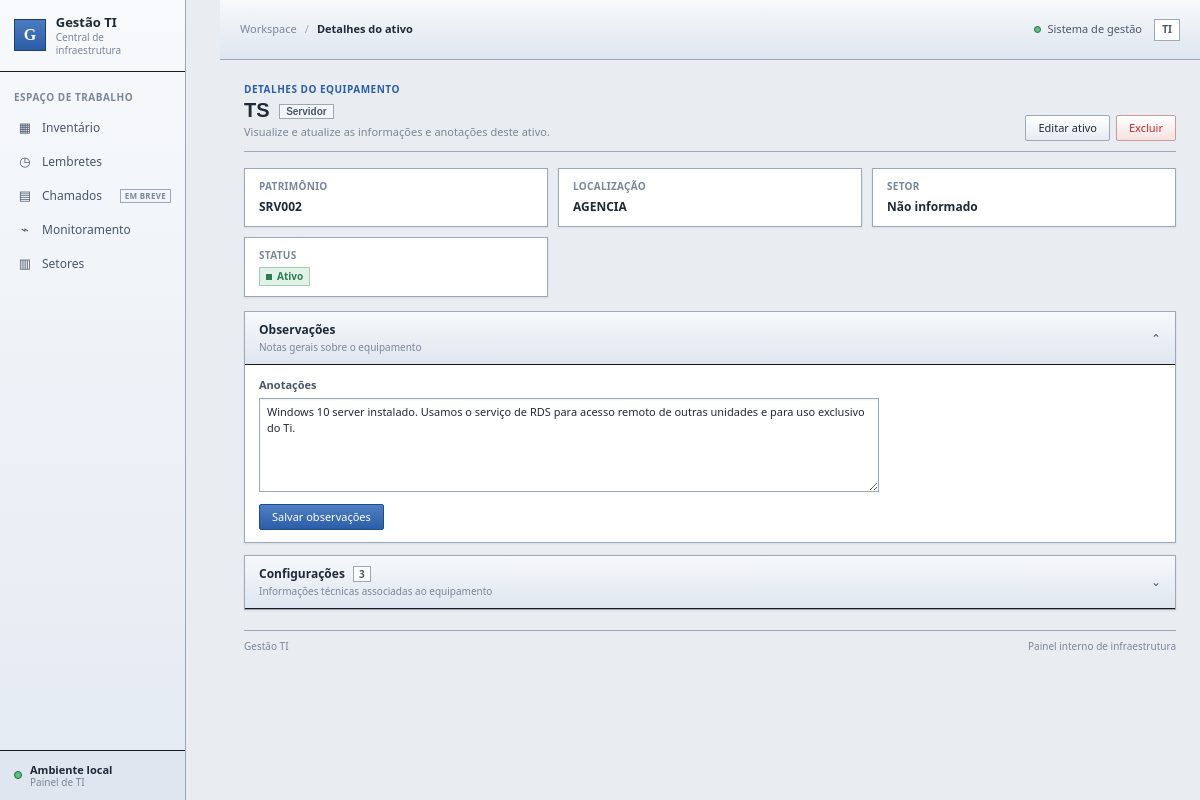
The page /ativo/1 on the database its author committed.
### database/models.py (models this page shows)
class Ativo(db.Model):
    __tablename__ = 'ativos'
    id = db.Column(db.Integer, primary_key=True)
    nome = db.Column(db.String(150), nullable=False)
    tipo = db.Column(db.String(50), nullable=False)
    patrimonio = db.Column(db.String(50))
    localizacao = db.Column(db.String(150))
    status = db.Column(db.String(30), default='Ativo')
    observacoes = db.Column(db.Text, default='')
    criado_em = db.Column(db.DateTime, default=agora)
    setor_id = db.Column(db.Integer, db.ForeignKey('setores.id'), index=True)
    configuracoes = db.relationship(
        'Configuracao', backref='ativo', lazy=True, cascade='all, delete-orphan'
    )

### services/ativo_services.py (the view)
def detalhe_ativo(ativo_id):
    ativo = db.get_or_404(Ativo, ativo_id)
    return render_template('detalhe_ativo.html', ativo=ativo)

### templates/detalhe_ativo.html (shortened to what this page needs)
{% extends "base.html" %}
{% block breadcrumb %}Detalhes do ativo{% endblock %}
{% block content %}
<section class="page-heading">
    <div><div class="eyebrow">DETALHES DO EQUIPAMENTO</div><h1>{{ ativo.nome }} <span class="type-label heading-type">{{ ativo.tipo }}</span></h1><p class="page-description">Visualize e atualize as informações e anotações deste ativo.</p></div>
    <div class="heading-actions"><a href="{{ url_for('editar_ativo', ativo_id=ativo.id) }}" class="btn btn-secondary">Editar ativo</a><form method="POST" action="{{ url_for('excluir_ativo', ativo_id=ativo.id) }}" class="inline-form" onsubmit="return confirm('Tem certeza de que deseja excluir este ativo?');"><button type="submit" class="btn btn-danger">Excluir</button></form></div>
</section>
<section class="details-grid">
    <article class="panel detail-card"><span class="detail-label">Patrimônio</span><strong>{{ ativo.patrimonio or 'Não informado' }}</strong></article>
    <article class="panel detail-card"><span class="detail-label">Localização</span><strong>{{ ativo.localizacao or 'Não informada' }}</strong></article>
    <article class="panel detail-card"><span class="detail-label">Setor</span><strong>{{ ativo.setor.nome if ativo.setor else 'Não informado' }}</strong></article>
    <article class="panel detail-card"><span class="detail-label">Status</span><strong><span class="status-badge {% if ativo.status == 'Ativo' %}status-active{% elif ativo.status == 'Em manutenção' %}status-maintenance{% elif ativo.status == 'Inativo' %}status-inactive{% else %}status-discarded{% endif %}"><span></span>{{ ativo.status }}</span></strong></article>
</section>
<details class="panel disclosure" open>
    <summary><span><strong>Observações</strong><small>Notas gerais sobre o equipamento</small></span><span class="disclosure-chevron">⌄</span></summary>
    <div class="disclosure-content"><form method="POST" action="{{ url_for('salvar_observacao', ativo_id=ativo.id) }}" class="form"><label class="field"><span>Anotações</span><textarea name="observacoes" rows="5" placeholder="Adicione informações úteis sobre este ativo...">{{ ativo.observacoes or '' }}</textarea></label><div><button type="submit" class="btn btn-primary">Salvar observações</button></div></form></div>
</details>
<details class="panel disclosure">
    <summary><span><strong>Configurações <span class="count-pill">{{ ativo.configuracoes|length }}</span></strong><small>Informações técnicas associadas ao equipamento</small></span><span class="disclosure-chevron">⌄</span></summary>
</details>
{% endblock %}

### rows shown on the page
Ativo: nome "TS", tipo "Servidor", patrimonio "SRV002", localizacao "AGENCIA", status "Ativo", observacoes "Windows 10 server instalado. Usamos o serviço de RDS para acesso remoto de outras unidades e para uso exclusivo do Ti."

### other values the page prints
{{ ativo.setor.nome if ativo.setor else 'Não informado' }} "Não informado"
{{ ativo.configuracoes|length }} "3"
